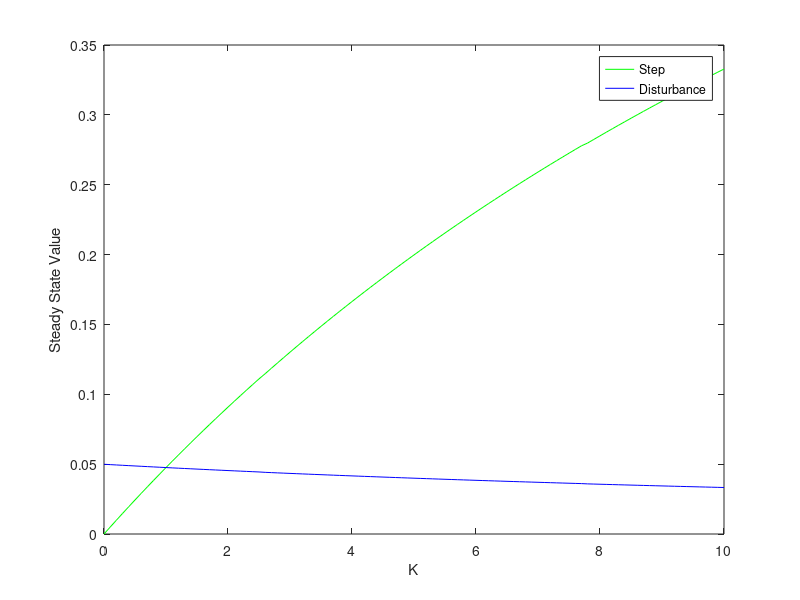

MATLAB code for this plot:
s = tf('s');                        %Function to set s as a transfer function variable
Plant = 1/(s^2+20*s+20);            %Plant function
K1 = 0:0.1:10;
K2 = 0:0.1:10;
for i = 1:length(K1)
    L = K1(i) * Plant;              %K * Plant to get the top line of the block diagram
    Cloop1 = feedback(L,1);         %Close this in a negative feedback loop
    Y1 = step(Cloop1);              %Make the output be a step response of the feedback loop
    SSY1(i) = Y1(end);              %Save the output into an array
end
for i = 1:length(K2)
    Cloop2 = feedback(Plant,K2(i)); %Make this a feedback loop by connecting Plant into K
    Y2 = step(Cloop2);              %Make the output be a step response of the feedback loop
    SSY2(i) = Y2(end);              %Save the output into an array
end
for i = 1:length(K1)
    if SSY1(i) == SSY2(i)
        K1_Intersection = K1(i)
    end
end    
plot(K1, SSY1, 'g')
hold on                             %Allows for 2 graphs simultaneously.
plot(K2, SSY2, 'b')
xlabel('K')
ylabel('Steady State Value')
legend('Step','Disturbance')

%The value of K is 1 where the 2 graphs cross.